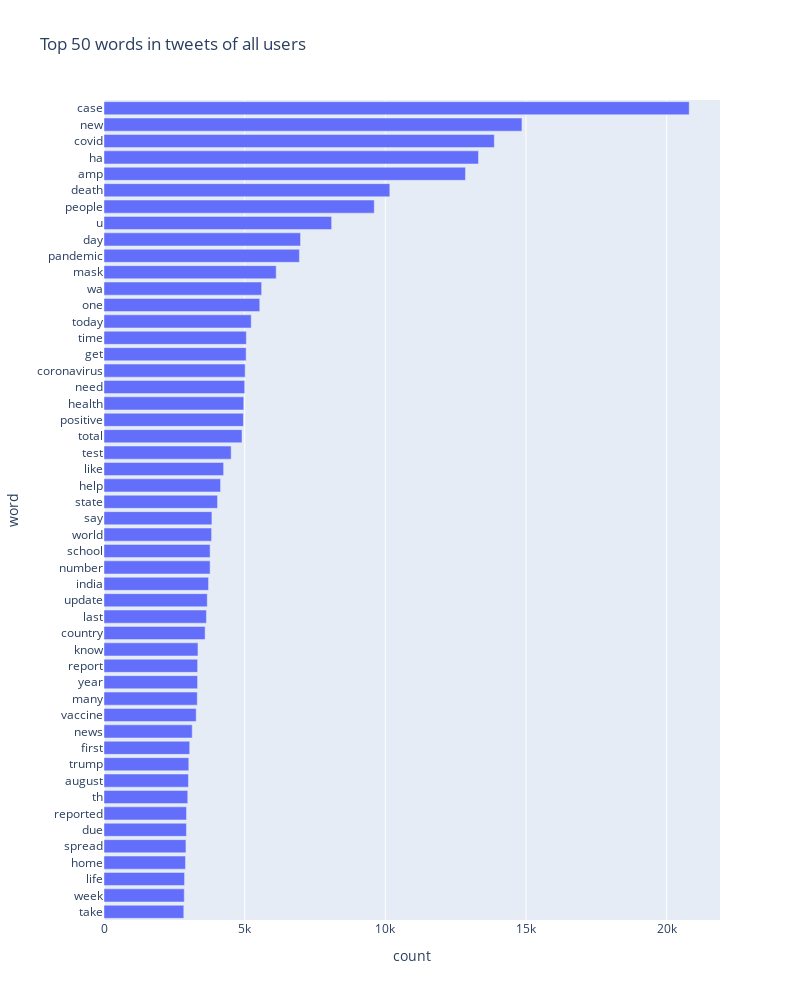

Write notebook code for a chart like this one.
### Markdown cell above
Now let's find out the most frequently used words in the tweet text and see how those words change over time.

### Code cell
word_counts = preprocess_tweet_text['processed_text'].str.split(expand=True).stack().value_counts().to_frame().reset_index()
word_counts.columns = ['word', 'count']
fig = px.bar(
    word_counts.head(50).sort_values(['count'], ascending=True), 
    x="count", 
    y='word', 
    orientation='h', 
    title='Top 50 words in tweets of all users', 
    width=800, 
    height=1000
)
fig.show()

### Figure 1 — Plotly figure (JSON) as saved in the notebook; plotly's stock layout.template omitted (floating-point values rounded to 4 significant figures)
{"data": [{"alignmentgroup": "True", "hovertemplate": "count=%{x}<br>word=%{y}<extra></extra>", "legendgroup": "", "marker": {"color": "#636efa"}, "name": "", "offsetgroup": "", "orientation": "h", "showlegend": false, "textposition": "auto", "type": "bar", "x": [2836, 2853, 2864, 2896, 2913, 2930, 2933, 2977, 3002, 3014, 3046, 3136, 3277, 3315, 3326, 3328, 3340, 3594, 3641, 3670, 3717, 3772, 3772, 3824, 3836, 4035, 4143, 4252, 4520, 4905, 4955, 4968, 5001, 5018, 5052, 5059, 5233, 5537, 5603, 6120, 6946, 6986, 8091, 9606, 10159, 12849, 13312, 13874, 14856, 20801], "xaxis": "x", "y": ["take", "week", "life", "home", "spread", "due", "reported", "th", "august", "trump", "first", "news", "vaccine", "many", "year", "report", "know", "country", "last", "update", "india", "number", "school", "world", "say", "state", "help", "like", "test", "total", "positive", "health", "need", "coronavirus", "get", "time", "today", "one", "wa", "mask", "pandemic", "day", "u", "people", "death", "amp", "ha", "covid", "new", "case"], "yaxis": "y"}], "layout": {"barmode": "relative", "height": 1000, "legend": {"tracegroupgap": 0}, "title": {"text": "Top 50 words in tweets of all users"}, "width": 800, "xaxis": {"anchor": "y", "domain": [0, 1], "title": {"text": "count"}}, "yaxis": {"anchor": "x", "domain": [0, 1], "title": {"text": "word"}}}}
